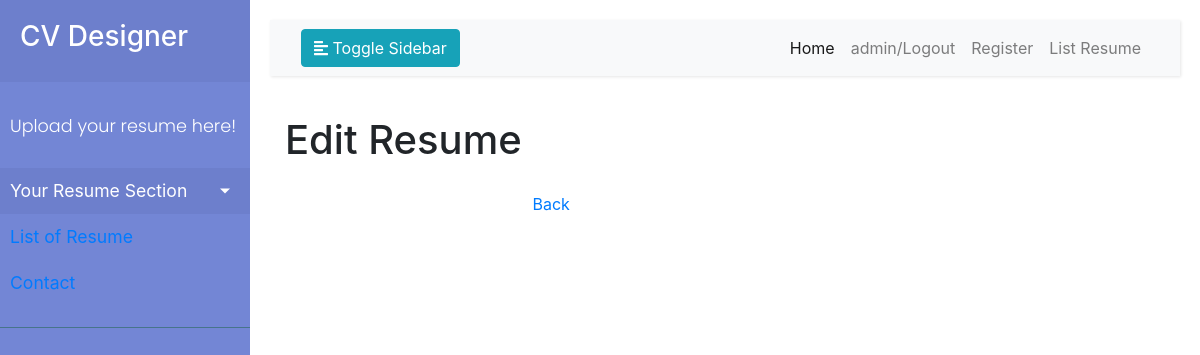
Before: /viewresume/2 (signed in) with the older database file.
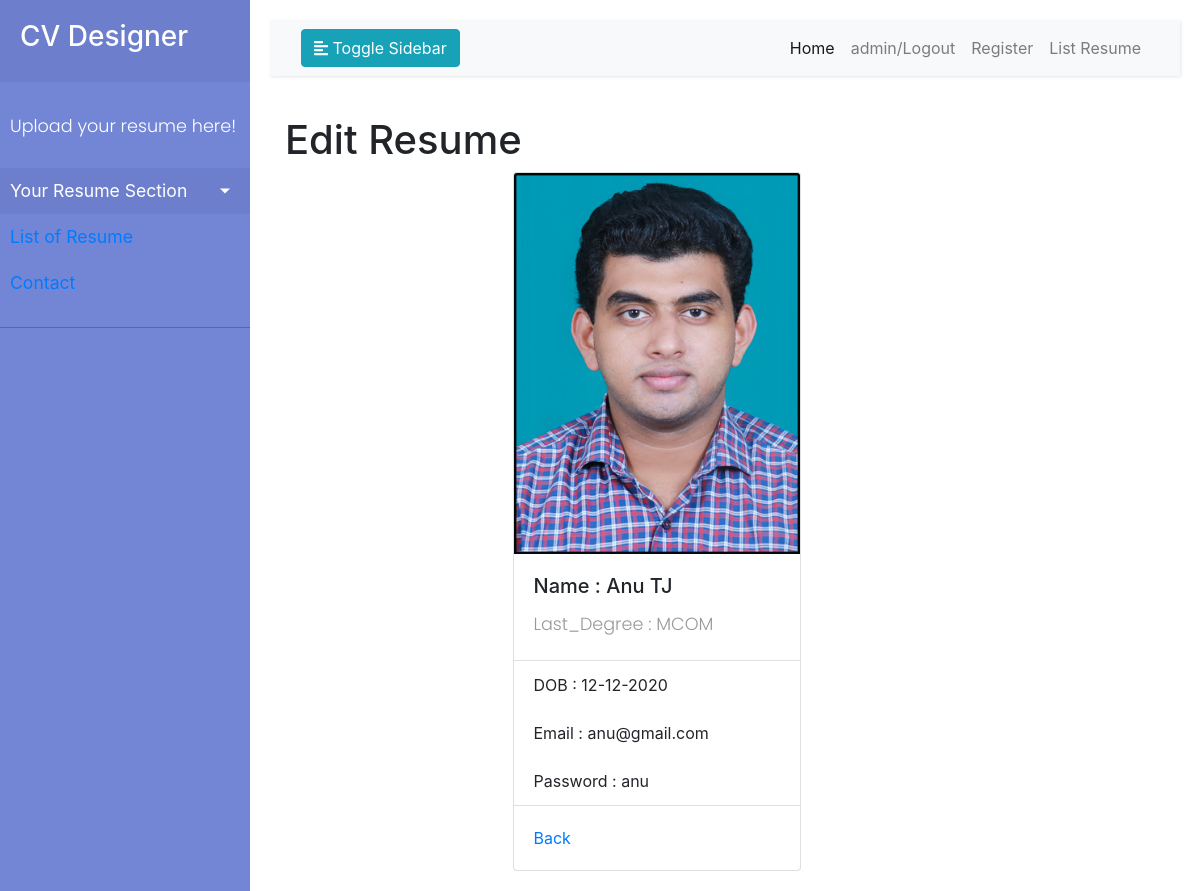
After: the same page with the newer database file.
### fresher/models.py (models this page shows)
class Resume(models.Model):
    Email = models.CharField(max_length=120)
    Password = models.CharField(max_length=25)
    Full_Name = models.CharField(max_length=120)
    DOB = models.CharField(max_length=120)
    Last_Degree = models.CharField(max_length=120)
    Profile_Picture = models.ImageField(default=None, upload_to="images")
    user = models.CharField(max_length=120)

### fresher/views.py (the view)
# urls.py: path('viewresume/<int:pk>', viewResume, name="viewresume"),
@login_required(login_url="loginPage")
def viewResume(request, pk):
    obj = Resume.objects.filter(user=request.user, id=pk)
    context = {"form": obj}
    return render(request, "fresher/resumeview.html", context)

### fresher/templates/fresher/resumeview.html (shortened to what this page needs)
<!DOCTYPE html>
<html lang="en">
{% extends "fresher/index.html" %}
{% block body_block %}
<link rel="stylesheet" href="https://stackpath.bootstrapcdn.com/bootstrap/4.5.2/css/bootstrap.min.css">
<div class="container">
    <h1>Edit Resume</h1>
    <div class="row">
        <div class="col-3"></div>
        <div class="col-6">
            {% for data in form %}
           <div class="card" style="width: 18rem;">
  <img src="{{data.Profile_Picture.url}}" class="card-img-top" alt="...">
  <div class="card-body">
    <h5 class="card-title">Name : {{data.Full_Name}}</h5>
    <p class="card-text">Last_Degree : {{data.Last_Degree}}</p>
  </div>
  <ul class="list-group list-group-flush">
    <li class="list-group-item">DOB : {{data.DOB}}</li>
    <li class="list-group-item">Email : {{data.Email}}</li>
    <li class="list-group-item">Password : {{data.Password}}</li>
  </ul>
               {% endfor %}
  <div class="card-body">
    <a href="{% url 'resume' %}" class="card-link">Back</a>
  </div>
</div>
        </div>
        <div class="col-3"></div>
    </div>
</div>
{% endblock %}

Changed rows visible on the page:
added Resume: Profile_Picture (picture), Full_Name "Anu TJ", Last_Degree "MCOM", DOB "12-12-2020", Email "anu@gmail.com", Password "anu"
